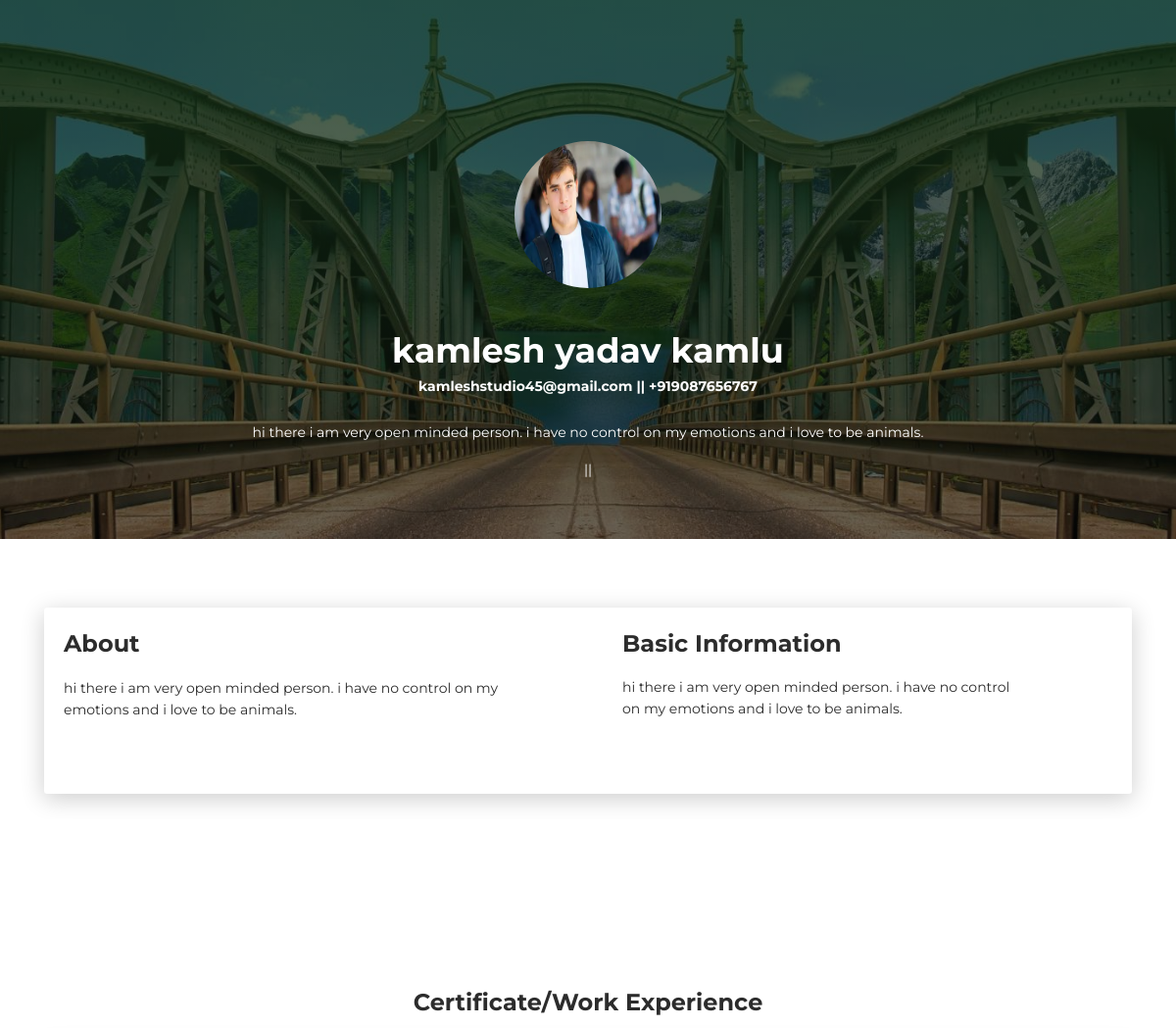
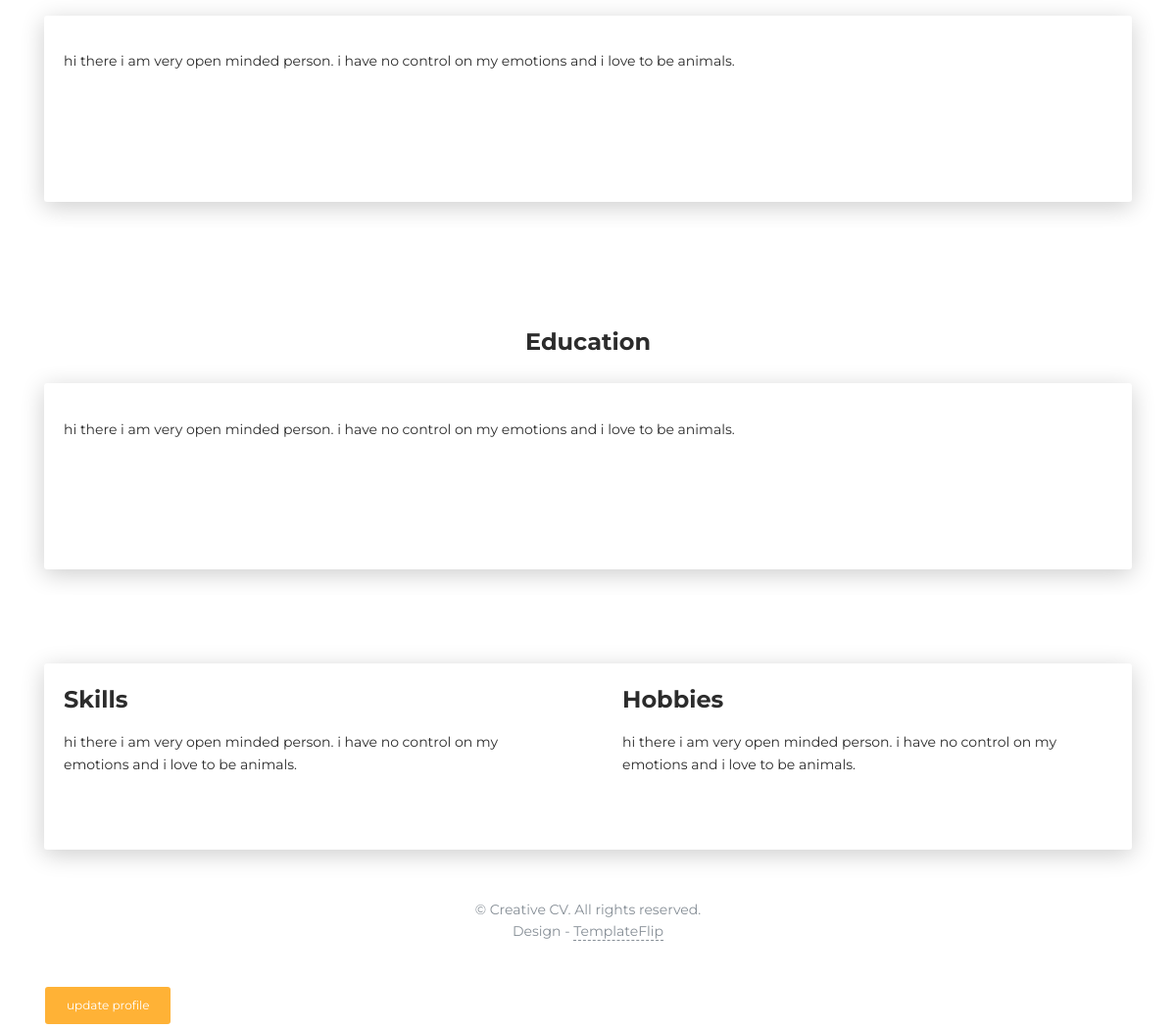
Page /text/ (signed in) on the committed database (2 pictures, top to bottom).
### portfolio/models.py (models this page shows, shortened)
class Portfolio(models.Model):
    username = models.OneToOneField(User, on_delete=models.CASCADE)
    first_name = models.CharField(max_length=200)
    last_name = models.CharField(max_length=200)
    other_name = models.CharField(max_length=200)
    email = models.EmailField()
    phone = PhoneNumberField(verbose_name='Phone (+234..........)')
    links = models.TextField(blank=True)
    profile_image = models.ImageField(blank=True, upload_to="profile_img")
    about = models.TextField()
    education = models.TextField(null=True, blank=True)
    certificate_and_work_experience = models.TextField(null=True, blank=True)
    skills = models.TextField(null=True, blank=True)
    hobbies = models.TextField(null=True, blank=True)
    Basic_information = models.TextField(blank=True, verbose_name="Biography (Age, Language, Location...)")
    def __str__(self):
        return self.first_name

### portfolio/views.py (the view)
# urls.py: path('text/', views.test_template.as_view(), name="text"),
class test_template(LoginRequiredMixin, ListView):
    login_url = '/signin/'
    model= Portfolio
    template_name = 'portfolio/templates/index_1.html'
    def get_context_data(self, **kwargs):
        context = super().get_context_data(**kwargs)
        print('context',context)
        context['ports'] = Portfolio.objects.get(username__username=self.request.user.username)
        return context

### portfolio/templates/portfolio/templates/index_1.html (shortened to what this page needs)
{% load static %}
<!DOCTYPE html>
<html lang="en-US">
  <head>
    <link href="https://maxcdn.bootstrapcdn.com/font-awesome/latest/css/font-awesome.min.css" rel="stylesheet">
    <link href="{%static 'css/templates/aos.css' %}" rel="stylesheet">
    <link href="{%static 'css/templates/bootstrap.min.css' %}" rel="stylesheet">
    <link href="summernote-bs5.css" rel="stylesheet">
    <link href="{%static 'css/templates//main.css' %}" rel="stylesheet">
  </head>
  {% if user.portfolio.pk %}
    <body id="top">
      <div class="page-content">
        <div>
      <div class="profile-page">
      <div class="wrapper">
      <div class="page-header page-header-small" filter-color="green">
        <div class="container">
          <div class="content-center">
            {%if ports.profile_image %}
              <div class="cc-profile-image"><img src="{{ports.profile_image.url}}" alt="Image"/></div>
            {% endif %}
              <div class="h2 title">{{ports.first_name}} {{ports.last_name}} {{ports.other_name}}</div>
            <p class="category text-white">{{ports.email}} || {{ports.phone}}</p>
          </div>
        </div>
        <div class="section">
          <div class="container">
            <div class="button-container text-white">
            {%if ports.links%}
              {{ports.links|safe}} ||
            {% endif %}
            </div>
          </div>
        </div>
      </div>
    </div>
  </div>
  <div class="section" id="about">
    <div class="container">
      <div class="card">
        <div class="row">
          <div class="col-lg-6 col-md-12">
            {% if ports.about %}
              <div class="card-body">
                <div class="h4 mt-0 title">About</div>
                <p>{{ports.about|safe}}</p>
              </div>
            {% endif %}
          </div>
          <div class="col-lg-6 col-md-12">
            {% if ports.Basic_information%}
              <div class="card-body">
                <div class="h4 mt-0 title">Basic Information</div>
                <div class="row">
                  <div class="col-sm-10">{{ports.Basic_information|safe}}</div>
                </div>
                </div>
              </div>
            {% endif %}
          </div>
        </div>
      </div>
    </div>
  </div>
  <div class="section" id="skill">
  </div>
  <div class="section" id="experience">
    {% if ports.certificate_and_work_experience%}
      <div class="container cc-experience">
        <div class="h4 text-center mb-4 title">Certificate/Work Experience</div>
        <div class="card">
          <div class="row">
            <div class="col-md-9" >
              <div class="card-body">
                {{ports.certificate_and_work_experience|safe}}
              </div>
            </div>
          </div>
        </div>
      </div>
    {% endif %}
  </div>
  <div class="section">
    {% if ports.education %}
      <div class="container cc-education">
        <div class="h4 text-center mb-4 title">Education</div>
        <div class="card">
          <div class="row">
            <div class="col-md-9">
              <div class="card-body">
                {{ports.education|safe}}
              </div>
            </div>
          </div>
        </div>
      </div>
    {% endif %}
  </div>
  <div class="section">
    <div class="container">
      <div class="card">
        <div class="row">
          {% if ports.skills %}
            <div class="col-6">
              <div class="card-body">
                <div class="h4 mt-0 title">Skills</div>
                {{ports.skills|safe}}
              </div>
            </div>
          {% endif %}
          <div class="col-6">
            {% if ports.hobbies %}
              <div class="card-body">
                <div class="h4 mt-0 title">Hobbies</div>
                  {{ports.hobbies|safe}}
              </div>
            {% endif %}
          </div>
        </div>
      </div>
    </div>
  </div>
  <footer class="footer">
      <div class="text-center text-muted">
      <p>&copy; Creative CV. All rights reserved.<br>Design - <a class="credit" href="https://templateflip.com" target="_blank">TemplateFlip</a></p>
    </div>
  </footer>
  <div class="container">
    <a class="btn btn-warning" href="{%url 'update_info' ports.id%}"> update profile</a>
  </div>
  </body>
{% else %}
  <h1>You don't have a profile yet.. Click here to fill the profile </h1>
{% endif %}
  </html>

### rows in the picture
Portfolio: profile_image (picture), first_name "kamlesh", last_name "yadav", other_name "kamlu", email "kamleshstudio45@gmail.com", phone "+919087656767", links "hi there i am very open minded person. i have no control on my emotions and i love to be animals.", about "hi there i am very open minded person. i have no control on my emotions and i love to be animals.", Basic_information "hi there i am very open minded person. i have no control on my emotions and i love to be animals.", certificate_and_work_experience "hi there i am very open minded person. i have no control on my emotions and i love to be animals.", education "hi there i am very open minded person. i have no control on my emotions and i love to be animals.", skills "hi there i am very open minded person. i have no control on my emotions and i love to be animals.", hobbies "hi there i am very open minded person. i have no control on my emotions and i love to be animals."
